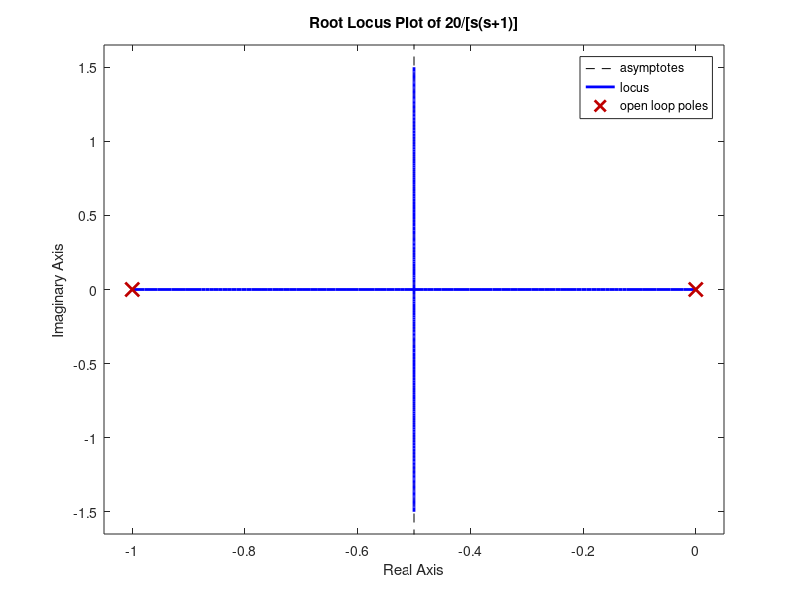
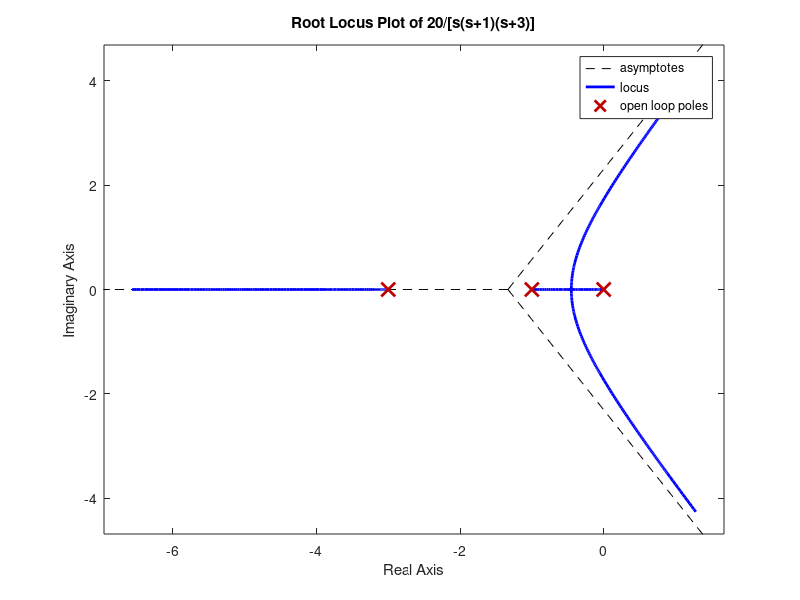
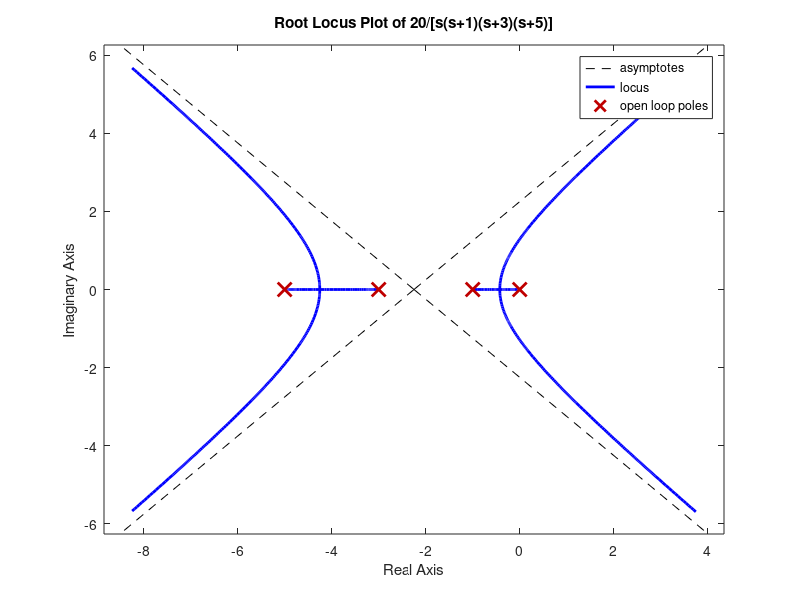
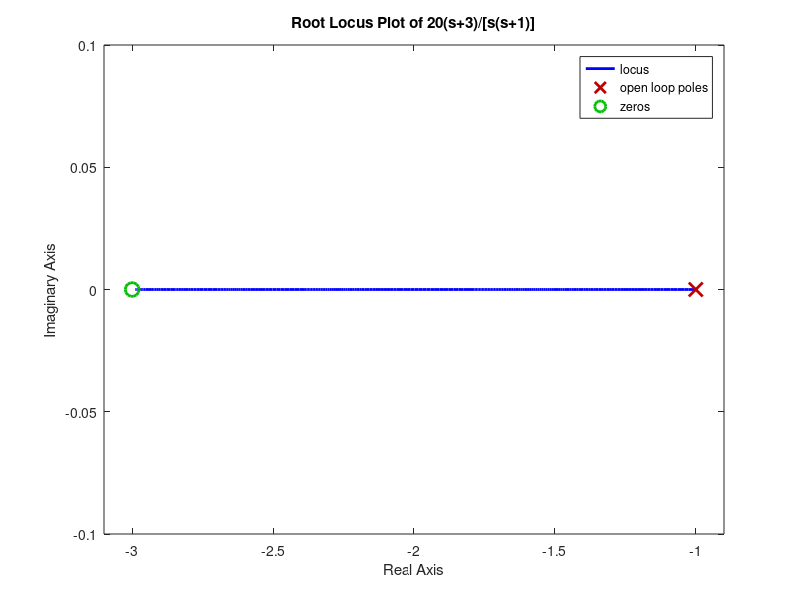

These figures' MATLAB source, in order:
%%additon of open loop poles
   clc;
   p=[0 -1];
   z=[];
   sys=zpk(z,p,20)
   zpk(sys)
   figure(1)
   rlocus(sys)
   grid; 
   title('Root Locus Plot of 20/[s(s+1)]')
%%additon of open loop poles 2
   
   p=[0 -1 -3];
   z=[];
   sys=zpk(z,p,20)
   zpk(sys)
   figure(2)
   rlocus(sys)
   grid;
   title('Root Locus Plot of 20/[s(s+1)(s+3)]')
   
%%additon of open loop poles 3
   p=[0 -1 -3 -5];
   z=[];
   sys=zpk(z,p,20)
   zpk(sys)
   figure(3)
   rlocus(sys)
   grid;
   title('Root Locus Plot of 20/[s(s+1)(s+3)(s+5)]')
   
%%additon of open loop zeros 1
   p=[-1];
   z=[-3];
   sys=zpk(z,p,20)
   zpk(sys)
   figure(4)
   rlocus(sys)
   grid;  
   title('Root Locus Plot of 20(s+3)/[s(s+1)]')

   
%%additon of open loop zeros 2
   p=[-1 -3 -5];
   z=[-3 -5];
   sys=zpk(z,p,20)
   zpk(sys)
   figure(5)
   rlocus(sys)
   grid;
   title('Root Locus Plot of 20(s+3)(s+5)/[s(s+1)(s+3)]')
